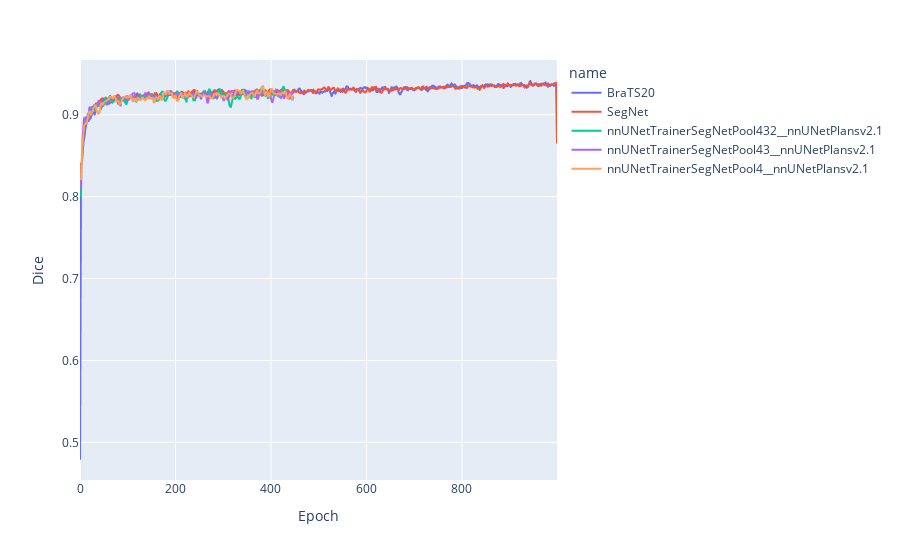

This figure's notebook cell:
### Code cell
px.line(df, x="iteration", y="valid_metric", color="name", labels=dict(valid_metric="Dice", iteration="Epoch"))

### Figure 1 — Plotly figure (JSON) as saved in the notebook; plotly's stock layout.template omitted (floating-point values rounded to 4 significant figures; data arrays with more than 128 entries replaced by an {"elided": "..."} marker saying what was removed)
{"data": [{"hovertemplate": "name=BraTS20<br>Epoch=%{x}<br>Dice=%{y}<extra></extra>", "legendgroup": "BraTS20", "line": {"color": "#636efa", "dash": "solid"}, "mode": "lines", "name": "BraTS20", "showlegend": true, "type": "scattergl", "x": {"elided": "1000 int values"}, "xaxis": "x", "y": {"elided": "1000 float values"}, "yaxis": "y"}, {"hovertemplate": "name=SegNet<br>Epoch=%{x}<br>Dice=%{y}<extra></extra>", "legendgroup": "SegNet", "line": {"color": "#EF553B", "dash": "solid"}, "mode": "lines", "name": "SegNet", "showlegend": true, "type": "scattergl", "x": {"elided": "1000 int values"}, "xaxis": "x", "y": {"elided": "1000 float values"}, "yaxis": "y"}, {"hovertemplate": "name=nnUNetTrainerSegNetPool432__nnUNetPlansv2.1<br>Epoch=%{x}<br>Dice=%{y}<extra></extra>", "legendgroup": "nnUNetTrainerSegNetPool432__nnUNetPlansv2.1", "line": {"color": "#00cc96", "dash": "solid"}, "mode": "lines", "name": "nnUNetTrainerSegNetPool432__nnUNetPlansv2.1", "showlegend": true, "type": "scattergl", "x": {"elided": "1000 int values"}, "xaxis": "x", "y": {"elided": "1000 float values"}, "yaxis": "y"}, {"hovertemplate": "name=nnUNetTrainerSegNetPool43__nnUNetPlansv2.1<br>Epoch=%{x}<br>Dice=%{y}<extra></extra>", "legendgroup": "nnUNetTrainerSegNetPool43__nnUNetPlansv2.1", "line": {"color": "#ab63fa", "dash": "solid"}, "mode": "lines", "name": "nnUNetTrainerSegNetPool43__nnUNetPlansv2.1", "showlegend": true, "type": "scattergl", "x": {"elided": "1000 int values"}, "xaxis": "x", "y": {"elided": "1000 float values"}, "yaxis": "y"}, {"hovertemplate": "name=nnUNetTrainerSegNetPool4__nnUNetPlansv2.1<br>Epoch=%{x}<br>Dice=%{y}<extra></extra>", "legendgroup": "nnUNetTrainerSegNetPool4__nnUNetPlansv2.1", "line": {"color": "#FFA15A", "dash": "solid"}, "mode": "lines", "name": "nnUNetTrainerSegNetPool4__nnUNetPlansv2.1", "showlegend": true, "type": "scattergl", "x": {"elided": "1000 int values"}, "xaxis": "x", "y": {"elided": "1000 float values"}, "yaxis": "y"}], "layout": {"autosize": true, "legend": {"title": {"text": "name"}, "tracegroupgap": 0}, "margin": {"t": 60}, "xaxis": {"anchor": "y", "autorange": true, "domain": [0, 1], "range": [0, 999], "title": {"text": "Epoch"}, "type": "linear"}, "yaxis": {"anchor": "x", "autorange": true, "domain": [0, 1], "range": [0.454, 0.9668], "title": {"text": "Dice"}, "type": "linear"}}}
